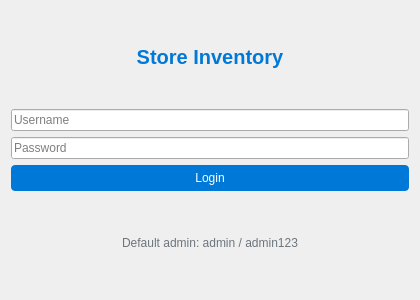
<?xml version="1.0" encoding="UTF-8"?>
<ui version="4.0">
 <class>LoginWindow</class>
 <widget class="QWidget" name="LoginWindow">
  <property name="geometry">
   <rect>
    <x>0</x>
    <y>0</y>
    <width>420</width>
    <height>300</height>
   </rect>
  </property>
  <property name="windowTitle">
   <string>Login</string>
  </property>
  <layout class="QVBoxLayout" name="verticalLayout">
   <item>
    <widget class="QLabel" name="labelTitle">
     <property name="text">
      <string>Store Inventory</string>
     </property>
     <property name="alignment">
      <set>Qt::AlignCenter</set>
     </property>
     <property name="styleSheet">
      <string notr="true">font-size:20px; font-weight:600; color:#0078D7;</string>
     </property>
    </widget>
   </item>
   <item>
    <widget class="QLineEdit" name="lineUsername">
     <property name="placeholderText">
      <string>Username</string>
     </property>
    </widget>
   </item>
   <item>
    <widget class="QLineEdit" name="linePassword">
     <property name="echoMode">
      <enum>QLineEdit::Password</enum>
     </property>
     <property name="placeholderText">
      <string>Password</string>
     </property>
    </widget>
   </item>
   <item>
    <widget class="QPushButton" name="btnLogin">
     <property name="text">
      <string>Login</string>
     </property>
     <property name="styleSheet">
      <string notr="true">background:#0078D7; color:white; padding:6px; border-radius:4px;</string>
     </property>
    </widget>
   </item>
   <item>
    <widget class="QLabel" name="labelHint">
     <property name="text">
      <string>Default admin: admin / admin123</string>
     </property>
     <property name="alignment">
      <set>Qt::AlignCenter</set>
     </property>
     <property name="styleSheet">
      <string notr="true">color:#6c757d;</string>
     </property>
    </widget>
   </item>
  </layout>
 </widget>
 <resources/>
 <connections/>
</ui>
